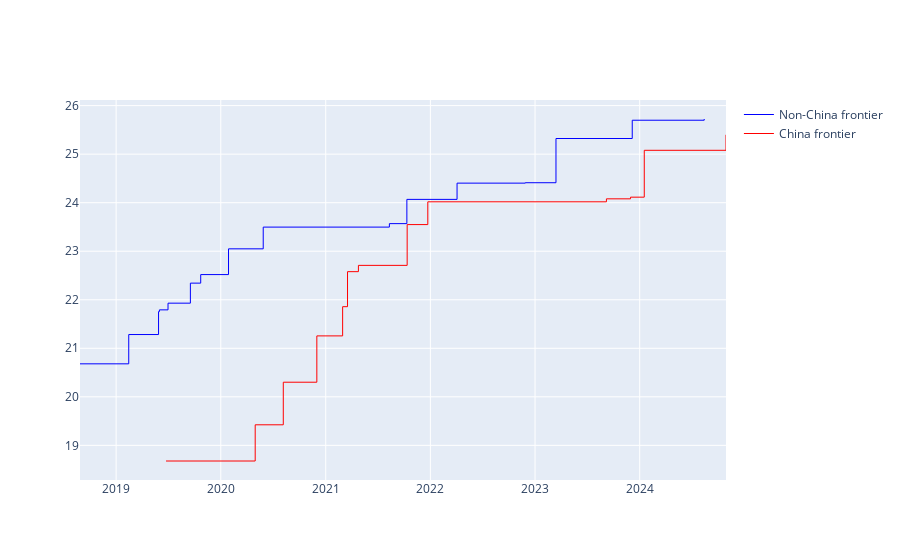

Notebook source saved alongside this figure:
### Markdown cell above
# Trends in the cumulative maximum

### Code cell
def get_frontier(df, x_col, y_col):
    # Sort the dataframe by x_col ascending and y_col descending
    df_sorted = df.sort_values([x_col, y_col], ascending=[True, False])
    frontier = []
    max_y = 0.3  # Excludes models below random chance level
    for _, row in df_sorted.iterrows():
        if row[y_col] > max_y:
            frontier.append(row)
            max_y = row[y_col]
    return pd.DataFrame(frontier)

fig = go.Figure()
for category in ['Non-China', 'China']:
    frontier = get_frontier(df_filtered[df_filtered['category'] == category], 'date', 'log_flop')
    fig.add_trace(go.Scatter(
        x=frontier['date'],
        y=frontier['log_flop'],
        mode='lines',
        text=frontier['Model'],
        name=f'{category} frontier',
        line=dict(color=colors[category], width=1, shape='hv'),  # 'hv' creates horizontal then vertical steps
    ))
fig.show()

### Figure 1 — Plotly figure (JSON) as saved in the notebook; plotly's stock layout.template omitted (floating-point values rounded to 4 significant figures)
{"data": [{"line": {"color": "blue", "shape": "hv", "width": 1}, "mode": "lines", "name": "Non-China frontier", "text": ["Big Transformer for Back-Translation", "GPT-2 (1.5B)", "Grover-Mega", "XLNet", "RoBERTa Large", "Megatron-BERT", "T5-11B", "Meena", "GPT-3 175B (davinci)", "Jurassic-1-Jumbo", "Megatron-Turing NLG 530B", "PaLM (540B)", "GPT-3.5", "GPT-4", "Gemini 1.0 Ultra", "Grok-2"], "type": "scatter", "x": ["2018-08-28T00:00:00", "2019-02-14T00:00:00", "2019-05-29T00:00:00", "2019-06-01T00:00:00", "2019-07-01T00:00:00", "2019-09-17T00:00:00", "2019-10-23T00:00:00", "2020-01-28T00:00:00", "2020-05-28T00:00:00", "2021-08-11T00:00:00", "2021-10-11T00:00:00", "2022-04-04T00:00:00", "2022-11-28T00:00:00", "2023-03-15T00:00:00", "2023-12-06T00:00:00", "2024-08-13T00:00:00"], "y": [20.68, 21.28, 21.76, 21.79, 21.93, 22.34, 22.52, 23.05, 23.5, 23.57, 24.07, 24.4, 24.41, 25.32, 25.7, 25.72]}, {"line": {"color": "red", "shape": "hv", "width": 1}, "mode": "lines", "name": "China frontier", "text": ["Tensorized Transformer (257M)", "Segatron XL large, M=384", "ERNIE-GEN (large)", "CPM-Large", "Wu Dao - Wen Lan", "GLM-10B", "PanGu-α", "Yuan 1.0", "ERNIE 3.0 Titan", "Hunyuan", "Qwen-72B", "GLM-4 (0116)", "Doubao-pro"], "type": "scatter", "x": ["2019-06-24T00:00:00", "2020-04-30T00:00:00", "2020-08-06T00:00:00", "2020-12-01T00:00:00", "2021-03-01T00:00:00", "2021-03-18T00:00:00", "2021-04-25T00:00:00", "2021-10-12T00:00:00", "2021-12-23T00:00:00", "2023-09-07T00:00:00", "2023-11-30T00:00:00", "2024-01-17T00:00:00", "2024-10-28T00:00:00"], "y": [18.68, 19.42, 20.3, 21.26, 21.86, 22.58, 22.71, 23.55, 24.02, 24.08, 24.11, 25.08, 25.4]}], "layout": {}}
